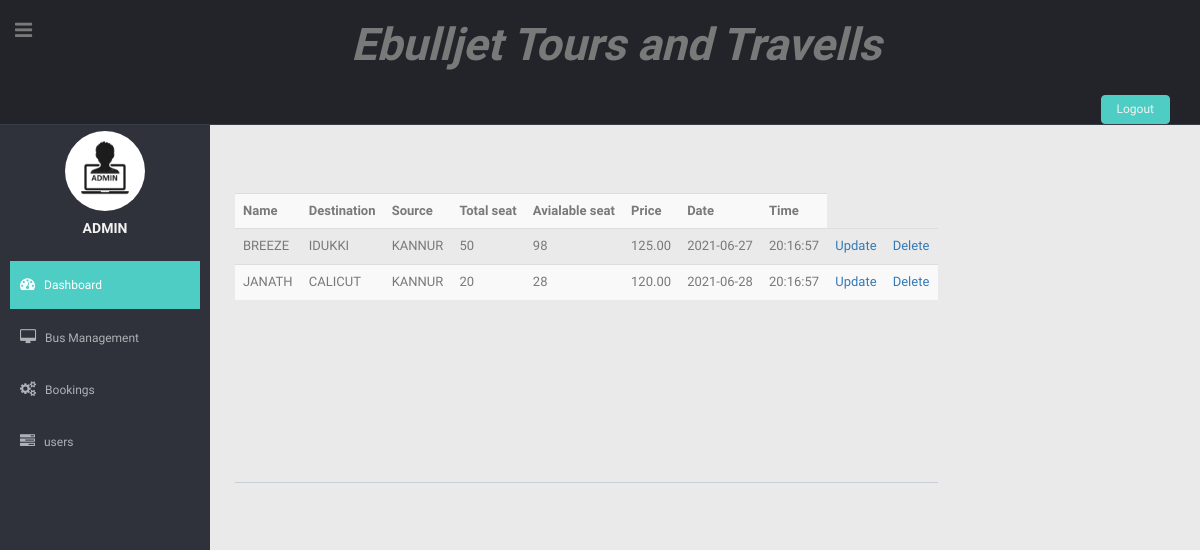
The page /bookingapp/viewbus on the database its author committed.
### bookingapp/models.py (models this page shows, shortened)
class Bus(models.Model):
    bus_name=models.CharField(max_length=100)
    source=models.CharField(max_length=20)
    dest=models.CharField(max_length=20)
    nos = models.IntegerField()
    rem = models.IntegerField()
    price = models.DecimalField(decimal_places=2, max_digits=8)
    date=models.CharField(max_length=5000)
    time=models.CharField(max_length=5000)

### bookingapp/views.py (the view)
# urls.py: path('viewbus',views.viewbus),
def viewbus(request):
    ob2=Bus.objects.all()
    return render(request,'view_bus.html',{'list':ob2})

### templates/view_bus.html
{% extends 'admin_index.html' %}
{% block body %}
<body>
<table class="table table-striped">
    <tr>
<th>Name</th>
        <th>Destination</th>
        <th>Source</th>
    <th>Total seat</th>
        <th>Avialable seat</th>
        <th>Price</th>
        <th>Date</th>
        <th>Time</th>
    </tr>
    {% for i in list %}
    <tr>
        <td>{{ i.bus_name }}</td>
        <td>{{ i.dest }}</td>
        <td>{{ i.source }}</td>
        <td>{{ i.nos }}</td>
        <td>{{ i.rem }}</td>
        <td>{{ i.price }}</td>
        <td>{{ i.date }}</td>
        <td>{{ i.time }}</td>
        <td><A href="/bookingapp/updatebus/{{ i.id }}">Update</A> </td>
        <td><A href="/bookingapp/deletebus/{{ i.id }}">Delete</A> </td>
    </tr>
    {% endfor %}
</table>
</body>
{% endblock %}

### bookingapp/static/css/style.css (style rules this page uses)
body { color: #797979; background: #eaeaea; font-family: 'Ruda', sans-serif; padding: 0px !important; margin: 0px !important; font-size:13px; }
a, a:hover, a:focus { text-decoration: none; outline: none; }

### rows shown on the page
Bus: bus_name "BREEZE", dest "IDUKKI", source "KANNUR", nos "50", rem "98", price "125.00", date "2021-06-27", time "20:16:57"
Bus: bus_name "JANATH", dest "CALICUT", source "KANNUR", nos "20", rem "28", price "120.00", date "2021-06-28", time "20:16:57"
